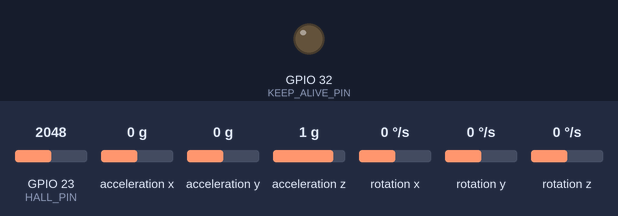
Bench run of a sketch on a simulated ESP32. Parts: output pins drawn as LEDs (lit = HIGH). The test bench sets the inputs (shaded band); at power-on: GPIO 23 (HALL_PIN) = 2048, acceleration x 0 g, acceleration y 0 g, acceleration z 1 g, rotation x 0 °/s, rotation y 0 °/s, rotation z 0 °/s. Nothing arrives over Bluetooth unless stated; a phone connects over Bluetooth LE 3 s after start; what the sketch prints to the serial monitor is not drawn.

Above: at 5.6 s.
At 10.28 s:
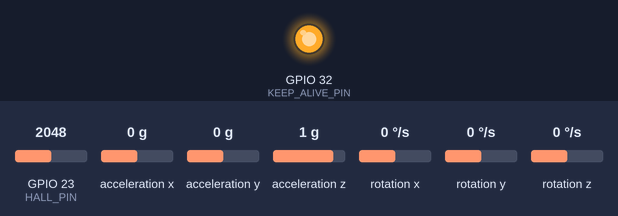
Timing chart, 0 to 14.2 s (numbered marks = the images above):
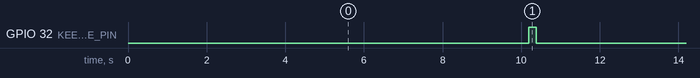

The sketch:

SerialToSerialBT.ino
```cpp
#include <Wire.h>
#include <MPU6050.h>
#include <BLEDevice.h>
#include <BLEServer.h>
#include <BLEUtils.h>
#include <BLE2902.h>


#define SERVICE_UUID   "12345678-1234-1234-1234-123456789abc"
#define IMU_CHAR_UUID  "12345678-1234-1234-1234-123456789abd"
#define HALL_CHAR_UUID "12345678-1234-1234-1234-123456789abe"


#define HALL_PIN             23      // GPIO 23 (USE AN INPUT ONLY PIN IF USING TRUE ANALOG SENSOR)
#define WHEEL_DIAMETER_IN  24.0f     // your wheel diameter in inches
#define MAGNETS_PER_ROT      2       // 2 magnet on wheel
#define HALL_THRESHOLD    2000       // ADC crossover point (0–4095)
#define PULSE_TIMEOUT_MS  3000       // speed = 0 if no pulse for this long

const float WHEEL_CIRC_MILES = (WHEEL_DIAMETER_IN * PI) / (12.0f * 5280.0f);

#define KEEP_ALIVE_PIN 32 // Modify if needed
unsigned long lastPulseTime = 0;


MPU6050 mpu;
float pitchOffset = 0.0f; // Needed for calibration


bool          lastHallState  = false;
unsigned long lastPulseUs    = 0;
unsigned long pulseIntervalUs = 0;


BLEServer* pServer   = nullptr;
BLECharacteristic* pImuChar  = nullptr;
BLECharacteristic* pHallChar = nullptr;
bool deviceConnected = false;

class ServerCallbacks : public BLEServerCallbacks {
    void onConnect(BLEServer* pServer) override {
        deviceConnected = true;
        Serial.println("[BLE] Client connected");
    }
    void onDisconnect(BLEServer* pServer) override {
        deviceConnected = false;
        Serial.println("[BLE] Client disconnected — restarting advertising");
        BLEDevice::startAdvertising();
    }
};


void setup() {
    Serial.begin(115200);

    //Zeroing MPU6050
    Wire.begin();
    mpu.initialize();

    if (mpu.testConnection()) {
        Serial.println("[MPU6050] Connected OK. Calibrating...");
        delay(500); // Let sensor settle

        float sumPitch = 0.0f;
        int samples = 50;
        for (int i = 0; i < samples; i++) {
            int16_t ax, ay, az, gx, gy, gz;
            mpu.getMotion6(&ax, &ay, &az, &gx, &gy, &gz);
            float axG = ax / 16384.0f;
            float ayG = ay / 16384.0f;
            float azG = az / 16384.0f;
            sumPitch += atan2(axG, sqrt(ayG * ayG + azG * azG)) * 180.0f / PI;
            delay(10);
        }
        pitchOffset = sumPitch / (float)samples;
        Serial.printf("Calibrated! Zero offset is: %.2f degrees\n", pitchOffset);

    } else {
        Serial.println("[MPU6050] Connection FAILED — check wiring");
    }

    //Initialize Hall pin
    pinMode(HALL_PIN, INPUT);


    BLEDevice::init("ESP32-BT-Slave");
    pServer = BLEDevice::createServer();
    pServer->setCallbacks(new ServerCallbacks());

    BLEService* pService = pServer->createService(SERVICE_UUID);

    pImuChar = pService->createCharacteristic(IMU_CHAR_UUID, BLECharacteristic::PROPERTY_NOTIFY);
    pImuChar->addDescriptor(new BLE2902());

    pHallChar = pService->createCharacteristic(HALL_CHAR_UUID, BLECharacteristic::PROPERTY_NOTIFY);
    pHallChar->addDescriptor(new BLE2902());

    pService->start();

    BLEAdvertising* pAdvertising = BLEDevice::getAdvertising();
    pAdvertising->addServiceUUID(SERVICE_UUID);
    pAdvertising->setScanResponse(true);
    pAdvertising->start();

    Serial.println("[BLE] Advertising as 'ESP32-BT-Slave'");
    pinMode(KEEP_ALIVE_PIN, OUTPUT);
}


bool checkHallPulse() {
    int  raw          = analogRead(HALL_PIN);
    bool currentState = (raw > HALL_THRESHOLD);

    if (currentState && !lastHallState) {
        unsigned long now = micros();
        if (lastPulseUs > 0) {
            pulseIntervalUs = now - lastPulseUs;
        }
        lastPulseUs = now;
        lastHallState = true;
        return true;
    }

    if (!currentState) {
        lastHallState = false;
    }
    return false;
}


float calcMph() {
    unsigned long nowMs = millis();
    unsigned long lastPulseMs = lastPulseUs / 1000UL;

    if (lastPulseUs == 0 || (nowMs - lastPulseMs) > PULSE_TIMEOUT_MS) return 0.0f;
    if (pulseIntervalUs == 0) return 0.0f;

    float intervalSec     = pulseIntervalUs / 1000000.0f;
    float rotationsPerSec = 1.0f / (intervalSec * MAGNETS_PER_ROT);
    return rotationsPerSec * WHEEL_CIRC_MILES * 3600.0f;
}


unsigned long lastSendMs = 0;
const unsigned long SEND_INTERVAL_MS = 200;

void loop() {
    // Poll hall sensor quickly
    checkHallPulse();

    unsigned long now = millis();
    if (now - lastSendMs < SEND_INTERVAL_MS) return;
    lastSendMs = now;

    if (!deviceConnected) return;

    //Zero the incline
    int16_t ax, ay, az, gx, gy, gz;
    mpu.getMotion6(&ax, &ay, &az, &gx, &gy, &gz);
    float axG = ax / 16384.0f;
    float ayG = ay / 16384.0f;
    float azG = az / 16384.0f;

    float rawPitch = atan2(axG, sqrt(ayG * ayG + azG * azG)) * 180.0f / PI;
    float finalPitch = -1* (rawPitch - pitchOffset);


    char imuBuf[16];
    snprintf(imuBuf, sizeof(imuBuf), "%.1f", finalPitch);
    pImuChar->setValue(imuBuf);
    pImuChar->notify();


    float mph = calcMph();
    char hallBuf[16];
    snprintf(hallBuf, sizeof(hallBuf), "%.2f", mph);
    pHallChar->setValue(hallBuf);
    pHallChar->notify();


    Serial.printf("[IMU] pitch=%.1f° | [HALL] speed=%.2f mph\n", finalPitch, mph);


    if (now - lastPulseTime > 10000) {
        digitalWrite(KEEP_ALIVE_PIN, HIGH);
        delay(200);
        digitalWrite(KEEP_ALIVE_PIN, LOW);
        lastPulseTime = now;
    }
}
```

Measured:
- by itself, GPIO 32 (KEEP_ALIVE_PIN): alternates HIGH for 0.20 s and LOW for 9.8 s
